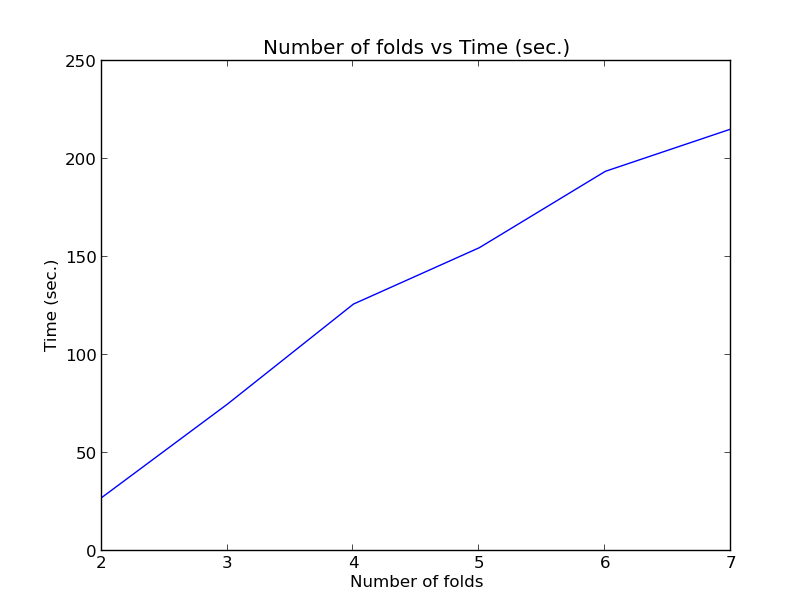

Reproduce this figure in Python.
import math
import matplotlib.pyplot as plt
y=[27.084,74.843,125.852,154.629,193.578,215.221]
x=[2,3,4,5,6,7]
plt.plot(x, y)
plt.xlabel("Number of folds")
plt.ylabel("Time (sec.)")
plt.title("Number of folds vs Time (sec.)")
plt.show()
